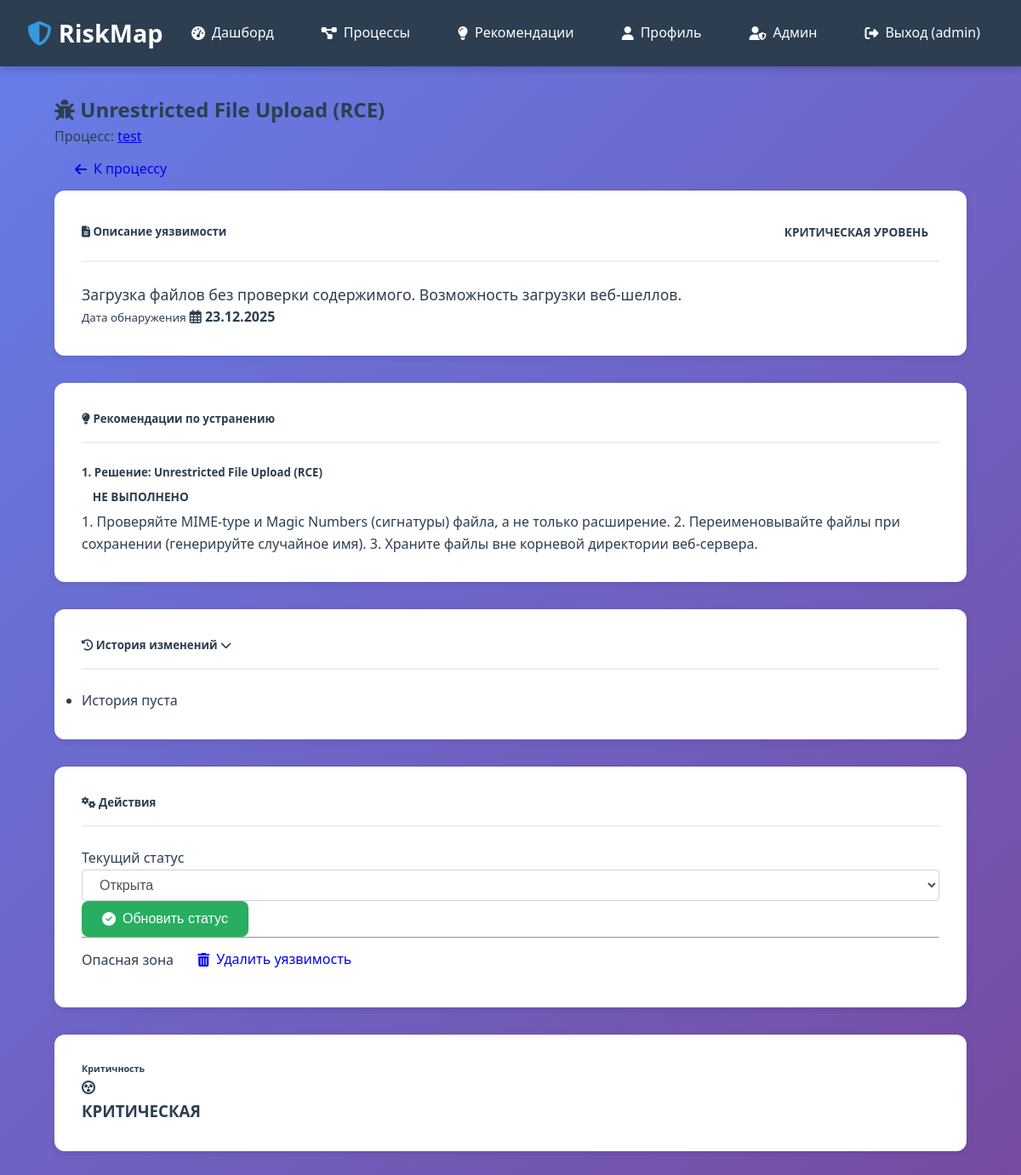
The page /vulnerabilities/37/ (signed in) on the database its author committed.
### apps/authentication/models.py (models this page shows, shortened)
class User(AbstractUser):
    email = models.EmailField(unique=True, verbose_name='Email')
    created_at = models.DateTimeField(auto_now_add=True, verbose_name='Дата регистрации')
    updated_at = models.DateTimeField(auto_now=True, verbose_name='Дата обновления')
    USERNAME_FIELD = 'username'
    REQUIRED_FIELDS = ['email']
    class Meta:
        verbose_name = 'Пользователь'
        verbose_name_plural = 'Пользователи'
        ordering = ['-created_at']
        db_table = 'users'

### apps/core/models.py (models this page shows, shortened)
class Vulnerability(models.Model):
    SEVERITY_CHOICES = [
        (1, 'Незначительная'),
        (2, 'Низкая'),
        (3, 'Средняя'),
        (4, 'Высокая'),
        (5, 'Критическая'),
    ]
    STATUS_CHOICES = [
        ('open', 'Открыта'),
        ('in_progress', 'В работе'),
        ('resolved', 'Решена'),
        ('closed', 'Закрыта'),
    ]
    business_process = models.ForeignKey(
        BusinessProcess,
        on_delete=models.CASCADE,
        related_name='vulnerabilities',
        verbose_name='Бизнес-процесс'
    )
    step = models.ForeignKey(
        ProcessStep,
        on_delete=models.SET_NULL,
        null=True,
        blank=True,
        related_name='vulnerabilities',
        verbose_name='Связанный шаг'
    )
    title = models.CharField('Название', max_length=255)
    description = models.TextField('Описание')
    severity = models.IntegerField('Уровень серьезности', choices=SEVERITY_CHOICES, default=3)
    status = models.CharField('Статус', max_length=20, choices=STATUS_CHOICES, default='open')
    discovered_date = models.DateField('Дата обнаружения', auto_now_add=True)
    resolved_date = models.DateField('Дата решения', null=True, blank=True)
    class Meta:
        verbose_name = 'Уязвимость'
        verbose_name_plural = 'Уязвимости'
        ordering = ['-severity', '-discovered_date']

class BusinessProcess(models.Model):
    CRITICALITY_CHOICES = [
        ('low', 'Низкая'),
        ('medium', 'Средняя'),
        ('high', 'Высокая'),
        ('critical', 'Критическая'),
    ]
    name = models.CharField('Название', max_length=255)
    description = models.TextField('Описание', blank=True)
    owner = models.ForeignKey(
        User,
        on_delete=models.CASCADE,
        related_name='business_processes',
        verbose_name='Владелец'
    )
    criticality = models.CharField(
        'Критичность',
        max_length=20,
        choices=CRITICALITY_CHOICES,
        default='medium'
    )
    created_at = models.DateTimeField('Дата создания', auto_now_add=True)
    updated_at = models.DateTimeField('Дата обновления', auto_now=True)
    is_active = models.BooleanField('Активен', default=True)
    class Meta:
        verbose_name = 'Бизнес-процесс'
        verbose_name_plural = 'Бизнес-процессы'
        ordering = ['-created_at']

class Recommendation(models.Model):
    PRIORITY_CHOICES = [
        (1, 'Низкий'),
        (2, 'Средний'),
        (3, 'Высокий'),
    ]
    vulnerability = models.ForeignKey(
        Vulnerability,
        on_delete=models.CASCADE,
        related_name='recommendations',
        verbose_name='Уязвимость'
    )
    title = models.CharField('Заголовок', max_length=255)
    content = models.TextField('Содержание')
    priority = models.IntegerField('Приоритет', choices=PRIORITY_CHOICES, default=2)
    is_implemented = models.BooleanField('Выполнено', default=False)
    created_at = models.DateTimeField('Дата создания', auto_now_add=True)
    class Meta:
        verbose_name = 'Рекомендация'
        verbose_name_plural = 'Рекомендации'
        ordering = ['-priority', '-created_at']

### apps/core/views.py (the view)
# urls.py: path('vulnerabilities/<int:pk>/', views.vulnerability_detail, name='vulnerability_detail'),
@login_required
def vulnerability_detail(request, pk):
    vulnerability = get_object_or_404(
        Vulnerability,
        pk=pk,
        business_process__owner=request.user
    )
    if request.method == 'POST':
        form = VulnerabilityStatusForm(request.POST, instance=vulnerability)
        if form.is_valid():
            old_status = vulnerability.status
            vulnerability = form.save()
            if old_status != vulnerability.status:
                AuditLog.objects.create(
                    vulnerability=vulnerability,
                    user=request.user,
                    action='status_changed',
                    old_value=old_status,
                    new_value=vulnerability.status
                )
                messages.success(request, f"Статус обновлен на '{vulnerability.get_status_display()}'")
            return redirect('core:vulnerability_detail', pk=pk)
    else:
        form = VulnerabilityStatusForm(instance=vulnerability)
    context = {
        'vulnerability': vulnerability,
        'form': form, # Передаем форму в шаблон
        'recommendations': vulnerability.recommendations.all(),
        'audit_logs': vulnerability.audit_logs.all(),
    }
    return render(request, 'core/vulnerability_detail.html', context)

### templates/core/vulnerability_detail.html (shortened to what this page needs)
{% extends 'base.html' %}
{% block content %}
<div class="container py-4">
    <div class="d-flex justify-content-between align-items-center mb-4">
        <div>
            <h2 class="text-white mb-0">
                <i class="fas fa-bug"></i> {{ vulnerability.title }}
            </h2>
            <div class="text-white-50 small mt-1">
                Процесс: <a href="{% url 'core:process_detail' vulnerability.business_process.pk %}" class="text-white text-decoration-underline">{{ vulnerability.business_process.name }}</a>
            </div>
        </div>
        <div>
            <a href="{% url 'core:process_detail' vulnerability.business_process.pk %}" class="btn btn-outline-light">
                <i class="fas fa-arrow-left"></i> К процессу
            </a>
        </div>
    </div>
    <div class="row">
        <div class="col-lg-8">
            <div class="card shadow mb-4">
                <div class="card-header bg-white d-flex justify-content-between align-items-center py-3">
                    <h5 class="mb-0 text-dark"><i class="fas fa-file-alt text-primary"></i> Описание уязвимости</h5>
                    <span class="badge rounded-pill bg-{% if vulnerability.severity == 5 %}danger{% elif vulnerability.severity == 4 %}warning text-dark{% elif vulnerability.severity == 3 %}info text-dark{% else %}secondary{% endif %} px-3 py-2">
                        {{ vulnerability.get_severity_display }} уровень
                    </span>
                </div>
                <div class="card-body">
                    <div class="lead mb-4" style="font-size: 1.1rem; line-height: 1.6;">
                        {{ vulnerability.description|linebreaks }}
                    </div>
                    <div class="d-flex flex-wrap gap-3">
                        <div class="p-3 bg-light rounded border">
                            <small class="text-muted d-block mb-1 text-uppercase">Дата обнаружения</small>
                            <i class="far fa-calendar-alt text-secondary"></i>
                            <strong>{{ vulnerability.discovered_date|date:"d.m.Y" }}</strong>
                        </div>
                    </div>
                </div>
            </div>
            <div class="card shadow mb-4">
                <div class="card-header bg-white py-3">
                    <h5 class="mb-0 text-dark">
                        <i class="fas fa-lightbulb text-warning"></i> Рекомендации по устранению
                    </h5>
                </div>
                <div class="card-body">
                    {% if recommendations %}
                        {% for rec in recommendations %}
                            <div class="mb-4 p-3 rounded border-start border-4 border-{% if rec.priority == 1 %}warning{% elif rec.priority == 2 %}info{% else %}success{% endif %} bg-light">
                                <div class="d-flex justify-content-between mb-2">
                                    <h5 class="mb-0 fw-bold">{{ forloop.counter }}. {{ rec.title }}</h5>
                                    {% if rec.is_implemented %}
                                        <span class="badge bg-success"><i class="fas fa-check"></i> Выполнено</span>
                                    {% else %}
                                        <span class="badge bg-secondary">Не выполнено</span>
                                    {% endif %}
                                </div>
                                <div class="text-muted">
                                    {{ rec.content|linebreaks }}
                                </div>
                            </div>
                        {% endfor %}
                    {% endif %}
                </div>
            </div>
            <div class="card shadow">
                <div class="card-header bg-white py-3" data-bs-toggle="collapse" data-bs-target="#auditLogCollapse" style="cursor: pointer;">
                    <h5 class="mb-0 text-dark d-flex justify-content-between">
                        <span><i class="fas fa-history text-secondary"></i> История изменений</span>
                        <i class="fas fa-chevron-down text-muted"></i>
                    </h5>
                </div>
                <div id="auditLogCollapse" class="collapse">
                    <ul class="list-group list-group-flush">
                        {% for log in audit_logs %}
                            <li class="list-group-item">
                                <small class="text-muted">{{ log.timestamp|date:"d.m.Y H:i" }}</small>
                                <div>
                                    <strong>{{ log.user.username }}</strong>:
                                    {% if log.action == 'status_changed' %}
                                        изменил статус с <code>{{ log.old_value }}</code> на <code>{{ log.new_value }}</code>
                                    {% else %}
                                        {{ log.get_action_display }}
                                    {% endif %}
                                </div>
                            </li>
                        {% empty %}
                            <li class="list-group-item text-center text-muted">История пуста</li>
                        {% endfor %}
                    </ul>
                </div>
            </div>
        </div>
        <div class="col-lg-4">
            <div class="card shadow mb-4 border-primary">
                <div class="card-header bg-primary text-white">
                    <h5 class="mb-0"><i class="fas fa-cogs"></i> Действия</h5>
                </div>
                <div class="card-body">
                    <form method="post" class="mb-4">
                        <div class="mb-3">
                            <label class="form-label text-muted small fw-bold text-uppercase">Текущий статус</label>
                            {{ form.status }}
                        </div>
                        <div class="d-grid">
                            <button type="submit" class="btn btn-success fw-bold">
                                <i class="fas fa-check-circle"></i> Обновить статус
                            </button>
                        </div>
                    </form>
                    <hr class="my-4">
                    <div class="text-center">
                        <label class="form-label text-muted small fw-bold text-uppercase d-block mb-3">Опасная зона</label>
                        <a href="{% url 'core:vulnerability_delete' vulnerability.pk %}" class="btn btn-outline-danger w-100">
                            <i class="fas fa-trash-alt"></i> Удалить уязвимость
                        </a>
                    </div>
                </div>
            </div>
            <div class="card shadow">
                <div class="card-body text-center py-4">
                    <h6 class="text-muted text-uppercase mb-3">Критичность</h6>
                    {% if vulnerability.severity == 5 %}
                        <div class="display-1 text-danger mb-2"><i class="fas fa-radiation-alt"></i></div>
                        <h3 class="text-danger fw-bold">КРИТИЧЕСКАЯ</h3>
                    {% elif vulnerability.severity == 4 %}
                        <div class="display-1 text-warning mb-2"><i class="fas fa-exclamation-triangle"></i></div>
                        <h3 class="text-warning fw-bold">ВЫСОКАЯ</h3>
                    {% elif vulnerability.severity == 3 %}
                        <div class="display-1 text-info mb-2"><i class="fas fa-info-circle"></i></div>
                        <h3 class="text-info fw-bold">СРЕДНЯЯ</h3>
                    {% else %}
                        <div class="display-1 text-secondary mb-2"><i class="fas fa-check-circle"></i></div>
                        <h3 class="text-secondary fw-bold">НИЗКАЯ</h3>
                    {% endif %}
                </div>
            </div>
        </div>
    </div>
</div>
{% endblock %}

### templates/base.html (shortened to what this page needs)
<!DOCTYPE html>
<html lang="ru">
<head>
    <link href="https://cdn.jsdelivr.net/npm/vis-network@9.1.9/dist/dist/vis-network.min.css" rel="stylesheet">
    <link rel="stylesheet" href="https://cdnjs.cloudflare.com/ajax/libs/font-awesome/6.5.1/css/all.min.css">
</head>
<body>
    <nav class="navbar">
        <div class="navbar-container">
            <a href="{% url 'core:home' %}" class="navbar-brand">
                <i class="fas fa-shield-alt"></i>
                RiskMap
            </a>
            <ul class="navbar-menu">
                {% if user.is_authenticated %}
                    <li><a href="{% url 'core:dashboard' %}">
                        <i class="fas fa-tachometer-alt"></i> Дашборд
                    </a></li>
                    <li><a href="{% url 'core:process_list' %}">
                        <i class="fas fa-project-diagram"></i> Процессы
                    </a></li>
                    <li><a href="{% url 'core:recommendations' %}">
                        <i class="fas fa-lightbulb"></i> Рекомендации
                    </a></li>
                    <li><a href="{% url 'core:profile' %}">
                        <i class="fas fa-user"></i> Профиль
                    </a></li>
                {% if user.is_superuser %}
                <li><a href="{% url 'admin_panel:user_management' %}">
                    <i class="fas fa-user-shield"></i> Админ
                </a></li>
                {% endif %}
                    <li><a href="{% url 'authentication:logout' %}">
                        <i class="fas fa-sign-out-alt"></i> Выход ({{ user.username }})
                    </a></li>
                {% endif %}
            </ul>
        </div>
    </nav>
    <div class="container">
        {% block content %}{% endblock %}
    </div>
</body>
</html>

### rows shown on the page
User: username "admin"
Vulnerability: title "Unrestricted File Upload (RCE)", business_process.name "test", severity "КРИТИЧЕСКАЯ", description "Загрузка файлов без проверки содержимого. Возможность загрузки веб-шеллов.", discovered_date "23.12.2025", status "Открыта"
Recommendation: title "Решение: Unrestricted File Upload (RCE)", is_implemented "НЕ ВЫПОЛНЕНО", content "1. Проверяйте MIME-type и Magic Numbers (сигнатуры) файла, а не только расширение. 2. Переименовывайте файлы при сохранении (генерируйте случайное имя). 3. Храните файлы вне корневой директории веб-сервера."
